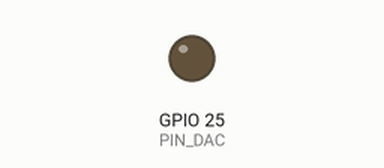
A sketch run on a simulated ESP32. On the bench: output pins drawn as LEDs (lit = HIGH). What the sketch prints to the serial monitor is not drawn.

Above: at 0.05 s.
Timing chart, 0 to 3.0 s (numbered marks = the images above):
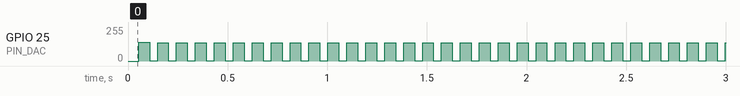

Measured:
- by itself, GPIO 25 (PIN_DAC): repeats every 0.09 s: 3/255 0.04 s, 138/255 0.05 s

The sketch:

Ejercicio4lab.ino
```cpp
/**
 * Laboratorio IoT - DAC + Osciloscopio
 * Genera onda senoidal en GPIO25
 *
 * Conexión: GPIO25 -> Osciloscopio
 *           GND -> Osciloscopio
 */

#define PIN_DAC 25  // GPIO25 para DAC1

// Tabla de onda senoidal (32 valores simple)
// Valores de 0-255 para el DAC
const uint8_t seno[32] = {
  128, 152, 176, 198, 218, 234, 245, 252,
  254, 252, 245, 234, 218, 198, 176, 152,
  128, 103,  79,  57,  37,  21,  10,   3,
  0,    3,  10,  21,  37,  57,  79, 103
};

int indice = 0;

void setup() {
  Serial.begin(115200);
  Serial.println("Generando onda senoidal en GPIO25");
  Serial.println("Conecta el osciloscopio a GPIO25 y GND");
}

void loop() {
  // Escribir valor actual en el DAC
  dacWrite(PIN_DAC, seno[indice]);

  // Avanzar al siguiente valor
  indice = (indice + 1) % 32;

  // Ajusta este delay para cambiar la frecuencia
  // 100µs = ~312 Hz, 500µs = ~62 Hz, 50µs = ~625 Hz
  delayMicroseconds(200);
}
```
